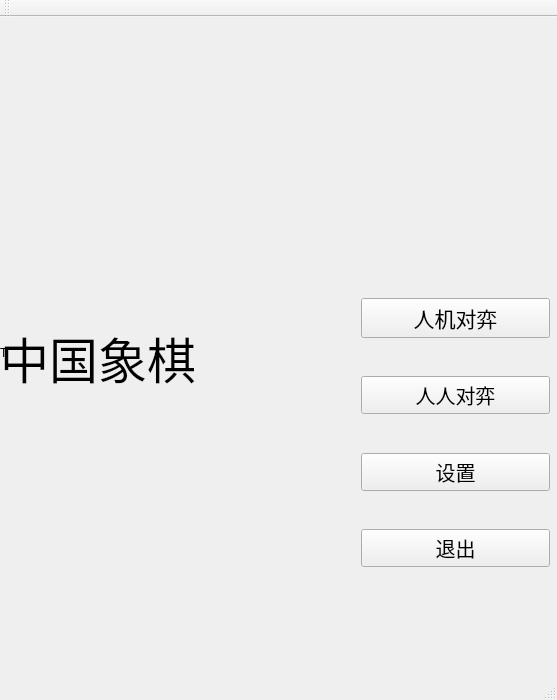
<?xml version="1.0" encoding="UTF-8"?>
<ui version="4.0">
 <class>QtmainwindowClass</class>
 <widget class="QMainWindow" name="QtmainwindowClass">
  <property name="geometry">
   <rect>
    <x>0</x>
    <y>0</y>
    <width>557</width>
    <height>700</height>
   </rect>
  </property>
  <property name="windowTitle">
   <string>Qtmainwindow</string>
  </property>
  <property name="styleSheet">
   <string notr="true"/>
  </property>
  <widget class="QWidget" name="centralWidget">
   <widget class="QLabel" name="label">
    <property name="geometry">
     <rect>
      <x>0</x>
      <y>250</y>
      <width>301</width>
      <height>181</height>
     </rect>
    </property>
    <property name="font">
     <font>
      <family>字魂55号-龙吟手书</family>
      <pointsize>37</pointsize>
     </font>
    </property>
    <property name="styleSheet">
     <string notr="true"/>
    </property>
    <property name="midLineWidth">
     <number>0</number>
    </property>
    <property name="text">
     <string>中国象棋</string>
    </property>
   </widget>
   <widget class="QWidget" name="verticalLayoutWidget">
    <property name="geometry">
     <rect>
      <x>350</x>
      <y>270</y>
      <width>211</width>
      <height>291</height>
     </rect>
    </property>
    <layout class="QVBoxLayout" name="verticalLayout">
     <item>
      <widget class="QPushButton" name="pm">
       <property name="sizePolicy">
        <sizepolicy hsizetype="Minimum" vsizetype="Preferred">
         <horstretch>0</horstretch>
         <verstretch>0</verstretch>
        </sizepolicy>
       </property>
       <property name="font">
        <font>
         <family>字魂55号-龙吟手书</family>
         <pointsize>16</pointsize>
        </font>
       </property>
       <property name="styleSheet">
        <string notr="true">border-image: url(:/Qtmainwindow/1.png);</string>
       </property>
       <property name="text">
        <string>人机对弈</string>
       </property>
       <property name="iconSize">
        <size>
         <width>12</width>
         <height>12</height>
        </size>
       </property>
      </widget>
     </item>
     <item>
      <spacer name="verticalSpacer">
       <property name="orientation">
        <enum>Qt::Vertical</enum>
       </property>
       <property name="sizeHint" stdset="0">
        <size>
         <width>20</width>
         <height>40</height>
        </size>
       </property>
      </spacer>
     </item>
     <item>
      <widget class="QPushButton" name="p2p">
       <property name="sizePolicy">
        <sizepolicy hsizetype="Minimum" vsizetype="Preferred">
         <horstretch>0</horstretch>
         <verstretch>0</verstretch>
        </sizepolicy>
       </property>
       <property name="font">
        <font>
         <family>字魂55号-龙吟手书</family>
         <pointsize>15</pointsize>
        </font>
       </property>
       <property name="styleSheet">
        <string notr="true">border-image: url(:/Qtmainwindow/1.png);</string>
       </property>
       <property name="text">
        <string>人人对弈</string>
       </property>
      </widget>
     </item>
     <item>
      <spacer name="verticalSpacer_2">
       <property name="orientation">
        <enum>Qt::Vertical</enum>
       </property>
       <property name="sizeHint" stdset="0">
        <size>
         <width>20</width>
         <height>40</height>
        </size>
       </property>
      </spacer>
     </item>
     <item>
      <widget class="QPushButton" name="setting">
       <property name="sizePolicy">
        <sizepolicy hsizetype="Minimum" vsizetype="Preferred">
         <horstretch>0</horstretch>
         <verstretch>0</verstretch>
        </sizepolicy>
       </property>
       <property name="font">
        <font>
         <family>字魂55号-龙吟手书</family>
         <pointsize>15</pointsize>
        </font>
       </property>
       <property name="styleSheet">
        <string notr="true">border-image: url(:/Qtmainwindow/1.png);</string>
       </property>
       <property name="text">
        <string>设置</string>
       </property>
      </widget>
     </item>
     <item>
      <spacer name="verticalSpacer_3">
       <property name="orientation">
        <enum>Qt::Vertical</enum>
       </property>
       <property name="sizeHint" stdset="0">
        <size>
         <width>20</width>
         <height>40</height>
        </size>
       </property>
      </spacer>
     </item>
     <item>
      <widget class="QPushButton" name="leave">
       <property name="sizePolicy">
        <sizepolicy hsizetype="Minimum" vsizetype="Preferred">
         <horstretch>0</horstretch>
         <verstretch>0</verstretch>
        </sizepolicy>
       </property>
       <property name="font">
        <font>
         <family>字魂55号-龙吟手书</family>
         <pointsize>15</pointsize>
        </font>
       </property>
       <property name="styleSheet">
        <string notr="true">border-image: url(:/Qtmainwindow/1.png);</string>
       </property>
       <property name="text">
        <string>退出</string>
       </property>
      </widget>
     </item>
    </layout>
   </widget>
   <widget class="QLabel" name="label_2">
    <property name="geometry">
     <rect>
      <x>0</x>
      <y>0</y>
      <width>561</width>
      <height>671</height>
     </rect>
    </property>
    <property name="styleSheet">
     <string notr="true">border-image: url(:/Qtmainwindow/123 (4).jpg);</string>
    </property>
    <property name="text">
     <string>T</string>
    </property>
   </widget>
   <zorder>label_2</zorder>
   <zorder>label</zorder>
   <zorder>verticalLayoutWidget</zorder>
  </widget>
  <widget class="QMenuBar" name="menuBar">
   <property name="geometry">
    <rect>
     <x>0</x>
     <y>0</y>
     <width>557</width>
     <height>18</height>
    </rect>
   </property>
  </widget>
  <widget class="QToolBar" name="mainToolBar">
   <attribute name="toolBarArea">
    <enum>TopToolBarArea</enum>
   </attribute>
   <attribute name="toolBarBreak">
    <bool>false</bool>
   </attribute>
  </widget>
  <widget class="QStatusBar" name="statusBar"/>
 </widget>
 <layoutdefault spacing="6" margin="11"/>
 <resources>
  <include location="Qtmainwindow.qrc"/>
 </resources>
 <connections/>
</ui>
